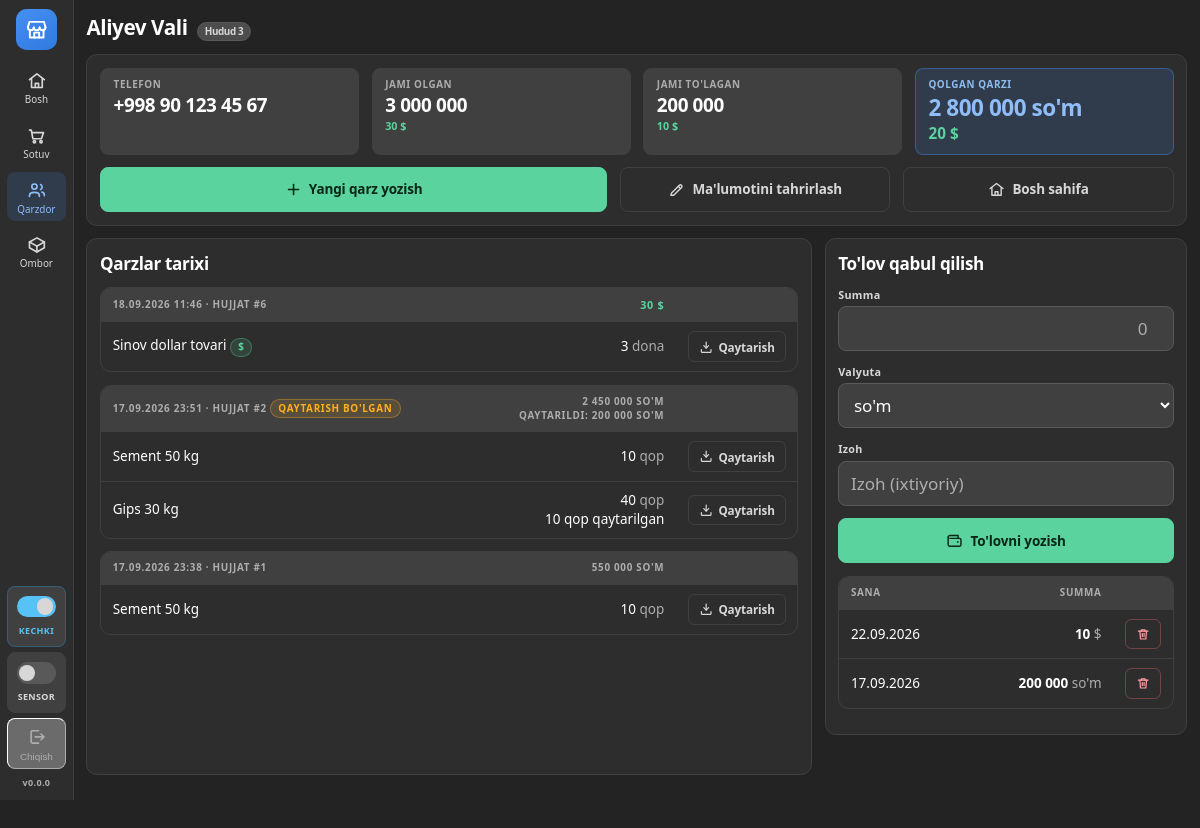
The page /qarzdor/1/ (signed in) on the database its author committed.
### qarz/models.py (models this page shows, shortened)
class Qarzdor(models.Model):
    ism = models.CharField("Ism", max_length=60)
    familiya = models.CharField("Familiya", max_length=60)
    telefon = models.CharField("Telefon", max_length=25, blank=True)
    hudud = models.ForeignKey(Hudud, on_delete=models.PROTECT, related_name="qarzdorlar",
                              verbose_name="Hudud")
    izoh = models.CharField("Izoh", max_length=200, blank=True)
    yaratilgan = models.DateTimeField(auto_now_add=True)
    class Meta:
        verbose_name = "Qarzdor"
        verbose_name_plural = "Qarzdorlar"
        ordering = ["familiya", "ism"]
    @property
    def toliq_ism(self):
        return f"{self.familiya} {self.ism}"
    @property
    def jami_qarz(self):
        jami = self.qarzlar.aggregate(s=Sum(F("jami") - F("qaytarilgan_summa")))["s"]
        return jami or Decimal("0")
    @property
    def jami_qarz_dollar(self):
        jami = self.qarzlar.aggregate(
            s=Sum(F("jami_dollar") - F("qaytarilgan_summa_dollar")))["s"]
        return jami or Decimal("0")
    @property
    def jami_tolov(self):
        jami = self.tolovlar.filter(valyuta=Valyuta.SOM).aggregate(s=Sum("summa"))["s"]
        return jami or Decimal("0")
    @property
    def jami_tolov_dollar(self):
        jami = self.tolovlar.filter(valyuta=Valyuta.DOLLAR).aggregate(s=Sum("summa"))["s"]
        return jami or Decimal("0")
    @property
    def balans(self):
        return self.jami_qarz - self.jami_tolov
    @property
    def balans_dollar(self):
        return self.jami_qarz_dollar - self.jami_tolov_dollar

class Hudud(models.Model):
    nom = models.CharField("Hudud nomi", max_length=80, unique=True)
    tartib = models.PositiveSmallIntegerField("Tartib", default=0)
    class Meta:
        verbose_name = "Hudud"
        verbose_name_plural = "Hududlar"
        ordering = ["tartib", "nom"]

class Qarz(models.Model):
    qarzdor = models.ForeignKey(Qarzdor, on_delete=models.CASCADE, related_name="qarzlar")
    sotuv = models.OneToOneField(
        "sotuv.Sotuv", on_delete=models.SET_NULL, null=True, blank=True,
        related_name="qarz", verbose_name="Qaysi chekdan",
        help_text="Naqd sotuvda pul yetmay qolgan qismi shu yerga yoziladi.",
    )
    sana = models.DateTimeField("Sana", auto_now_add=True)
    jami = models.DecimalField("Jami so'm", max_digits=14, decimal_places=2, default=0)
    jami_dollar = models.DecimalField("Jami dollar", max_digits=12, decimal_places=2, default=0)
    kurs = models.DecimalField("Dollar kursi", max_digits=12, decimal_places=2, default=0)
    qaytarilgan_summa = models.DecimalField("Qaytarilgan so'm", max_digits=14,
                                            decimal_places=2, default=0)
    qaytarilgan_summa_dollar = models.DecimalField("Qaytarilgan dollar", max_digits=12,
                                                   decimal_places=2, default=0)
    izoh = models.CharField("Izoh", max_length=200, blank=True)
    yakunlangan = models.BooleanField("Yakunlangan", default=False)
    class Meta:
        verbose_name = "Qarz"
        verbose_name_plural = "Qarzlar"
        ordering = ["-sana"]
    @property
    def chekdanmi(self):
        return self.sotuv_id is not None
    @property
    def oldindan(self):
        jami = self.tolovlar.filter(valyuta=Valyuta.SOM).aggregate(s=Sum("summa"))["s"]
        return jami or Decimal("0")
    @property
    def oldindan_dollar(self):
        jami = self.tolovlar.filter(valyuta=Valyuta.DOLLAR).aggregate(s=Sum("summa"))["s"]
        return jami or Decimal("0")
    @property
    def oldindan_tolanganmi(self):
        return self.oldindan > 0 or self.oldindan_dollar > 0
    @property
    def sof_jami(self):
        return self.jami - self.qaytarilgan_summa
    @property
    def sof_jami_dollar(self):
        return self.jami_dollar - self.qaytarilgan_summa_dollar
    @property
    def qaytarilganmi(self):
        return (self.qaytarilgan_summa > 0 or self.qaytarilgan_summa_dollar > 0
                or any(q.qaytarilgan for q in self.qatorlar.all()))

class QarzQator(models.Model):
    qarz = models.ForeignKey(Qarz, on_delete=models.CASCADE, related_name="qatorlar")
    mahsulot = models.ForeignKey(Mahsulot, on_delete=models.PROTECT, related_name="qarz_qatorlari")
    mahsulot_nomi = models.CharField("Tovar nomi", max_length=120)
    birlik = models.CharField("Birlik", max_length=10, blank=True)
    miqdor = models.DecimalField("Miqdor", max_digits=12, decimal_places=3)
    qaytarilgan = models.DecimalField("Qaytarilgan miqdor", max_digits=12, decimal_places=3,
                                      default=0)
    class Meta:
        verbose_name = "Qarz qatori"
        verbose_name_plural = "Qarz qatorlari"
        ordering = ["id"]
    @property
    def qolgan_miqdor(self):
        return self.miqdor - self.qaytarilgan

class Tolov(models.Model):
    qarzdor = models.ForeignKey(Qarzdor, on_delete=models.CASCADE, related_name="tolovlar")
    qarz = models.ForeignKey(
        Qarz, on_delete=models.SET_NULL, null=True, blank=True, related_name="tolovlar",
        verbose_name="Qaysi hujjatga",
        help_text="Qarz yozilayotganda darrov to'langan bo'lsa shu hujjat.",
    )
    summa = models.DecimalField("Summa", max_digits=14, decimal_places=2)
    valyuta = models.CharField("Valyuta", max_length=10, choices=Valyuta, default=Valyuta.SOM)
    sana = models.DateTimeField("Sana", auto_now_add=True)
    izoh = models.CharField("Izoh", max_length=200, blank=True)
    class Meta:
        verbose_name = "To'lov"
        verbose_name_plural = "To'lovlar"
        ordering = ["-sana"]
    @property
    def dollarmi(self):
        return self.valyuta == Valyuta.DOLLAR

### qarz/views.py (the view)
# urls.py: path("qarzdor/<int:pk>/", views.qarzdor_karta, name="qarzdor_karta"),
def qarzdor_karta(request, pk):
    qarzdor = get_object_or_404(Qarzdor.objects.select_related("hudud"), pk=pk)
    return render(request, "qarz/qarzdor_karta.html", {
        "qarzdor": qarzdor,
        "qarzlar": qarzdor.qarzlar.prefetch_related("qatorlar__mahsulot"),
        "tolovlar": qarzdor.tolovlar.all()[:20],
        "tolov_form": TolovForm(),
    })

### qarz/forms.py (shortened to what this page needs)
class TolovForm(forms.ModelForm):
    def __init__(self, *args, **kwargs):
        super().__init__(*args, **kwargs)
        self.fields["valyuta"].required = False
    class Meta:
        model = Tolov
        fields = ["summa", "valyuta", "izoh"]
        widgets = {
            "summa": forms.NumberInput(attrs={"class": "kirish raqam-maydon", "step": "0.01",
                                              "inputmode": "decimal", "placeholder": "0"}),
            "valyuta": forms.Select(attrs={"class": "kirish"}),
            "izoh": forms.TextInput(attrs={"class": "kirish", "placeholder": "Izoh (ixtiyoriy)"}),
        }

### config/kontekst.py (called while the page is built)
def _oqi():
    yol = getattr(settings, "VERSIYA_FAYL", None)
    if yol is None or not yol.exists():
        return getattr(settings, "VERSIYA", "")
    vaqt = yol.stat().st_mtime
    if _xotira["vaqt"] != vaqt:
        _xotira["vaqt"] = vaqt
        _xotira["qiymat"] = yol.read_text(encoding="utf-8").strip()
    return _xotira["qiymat"]

def versiya(request):
    return {"versiya": _oqi()}

### ombor/models.py (called while the page is built)
    @property
    def dollarmi(self):
        return self.valyuta == Valyuta.DOLLAR

### qarz/templatetags/statik_versiya.py (called while the page is built)
@register.simple_tag
def statik(yol):
    manzil = static(yol)
    papkalar = list(getattr(settings, "STATICFILES_DIRS", []))
    if getattr(settings, "STATIC_ROOT", None):
        papkalar.append(settings.STATIC_ROOT)
    for papka in papkalar:
        toliq = os.path.join(str(papka), *yol.split("/"))
        if os.path.exists(toliq):
            return f"{manzil}?v={int(os.path.getmtime(toliq))}"
    return manzil

### qarz/templatetags/xozmag.py (called while the page is built, shortened)
def _decimalga(qiymat):
    try:
        return Decimal(str(qiymat).replace(" ", "").replace(",", "."))
    except (InvalidOperation, TypeError, ValueError):
        return None

@register.filter
def pul(qiymat):
    son = _decimalga(qiymat)
    if son is None:
        return qiymat
    return f"{son.quantize(Decimal('1'), rounding=ROUND_HALF_UP):,f}".replace(",", " ")

@register.filter
def tekis(qiymat):
    son = _decimalga(qiymat)
    if son is None:
        return qiymat
    if son == son.to_integral_value():
        return f"{son.to_integral_value():,f}".replace(",", " ")

### templates/qarz/qarzdor_karta.html (shortened to what this page needs)
{% extends "base.html" %}
{% load xozmag %}
{% block tana %}
<div class="sahifa-keng karta-sahifa">
  <div class="sarlavha">
    {{ qarzdor.toliq_ism }}
    <span class="nishon">{{ qarzdor.hudud.nom }}</span>
  </div>
  <div class="quti">
    <div class="qator">
      <div class="korsatkich">
        <div class="nomi">Telefon</div>
        <div class="qiymati">{{ qarzdor.telefon|default:"—" }}</div>
      </div>
      <div class="korsatkich">
        <div class="nomi">Jami olgan</div>
        <div class="qiymati">{{ qarzdor.jami_qarz|pul }}</div>
        {% if qarzdor.jami_qarz_dollar %}
          <div class="dollar-yozuv">{{ qarzdor.jami_qarz_dollar|tekis }} $</div>
        {% endif %}
      </div>
      <div class="korsatkich">
        <div class="nomi">Jami to'lagan</div>
        <div class="qiymati">{{ qarzdor.jami_tolov|pul }}</div>
        {% if qarzdor.jami_tolov_dollar %}
          <div class="dollar-yozuv">{{ qarzdor.jami_tolov_dollar|tekis }} $</div>
        {% endif %}
      </div>
      <div class="korsatkich diqqat">
        <div class="nomi">Qolgan qarzi</div>
        <div class="qiymati">{{ qarzdor.balans|pul }} so'm</div>
        {% if qarzdor.balans_dollar %}
          <div class="dollar-yozuv katta">{{ qarzdor.balans_dollar|tekis }} $</div>
        {% endif %}
      </div>
    </div>
    <div class="qator" style="margin-top:var(--oraliq)">
      <a class="tugma yashil" href="{% url 'qarz:qarz_boshlash' qarzdor.pk %}" style="flex:2">
        <svg class="ikon"><use href="#i-plus"></use></svg> Yangi qarz yozish
      </a>
      <a class="tugma tinch" href="{% url 'qarz:qarzdor_tahrir' qarzdor.pk %}">
        <svg class="ikon"><use href="#i-qalam"></use></svg> Ma'lumotini tahrirlash
      </a>
      <a class="tugma tinch" href="{% url 'qarz:boshlash' %}">
        <svg class="ikon"><use href="#i-uy"></use></svg> Bosh sahifa
      </a>
    </div>
  </div>
  <div class="qator karta-setka" style="align-items:stretch">
    <div style="flex:2;min-width:420px;display:flex;min-height:0">
      <div class="quti karta-ustun">
        <h2>Qarzlar tarixi</h2>
        {% for q in qarzlar %}
          <div class="jadval-quti">
            <table class="jadval">
              <thead>
                <tr>
                  <th>
                    {{ q.sana|date:"d.m.Y H:i" }} &middot; hujjat #{{ q.pk }}
                    {% if q.qaytarilganmi %}
                      <span class="nishon ogoh">Qaytarish bo'lgan</span>
                    {% endif %}
                  </th>
                  <th class="son">
                    {% if q.sof_jami %}{{ q.sof_jami|pul }} so'm{% endif %}
                    {% if q.sof_jami_dollar %}
                      <span class="dollar-yozuv">{{ q.sof_jami_dollar|tekis }} $</span>
                    {% endif %}
                    {% if q.qaytarilgan_summa or q.qaytarilgan_summa_dollar %}
                      <div class="kichkina">
                        qaytarildi:
                        {% if q.qaytarilgan_summa %}{{ q.qaytarilgan_summa|pul }} so'm{% endif %}
                      </div>
                    {% endif %}
                  </th>
                  <th style="width:1%"></th>
                </tr>
              </thead>
              <tbody>
                {% for qator in q.qatorlar.all %}
                  <tr>
                    <td>
                      {{ qator.mahsulot_nomi }}
                      {% if qator.mahsulot.dollarmi %}<span class="nishon dollar">$</span>{% endif %}
                    </td>
                    <td class="son">
                      {{ qator.qolgan_miqdor|tekis }} <span class="sust">{{ qator.birlik }}</span>
                      {% if qator.qaytarilgan %}
                        <div class="kichkina">{{ qator.qaytarilgan|tekis }} {{ qator.birlik }} qaytarilgan</div>
                      {% endif %}
                    </td>
                    <td>
                      {% if q.yakunlangan and qator.qolgan_miqdor > 0 %}
                        <a class="tugma tinch kichik" href="{% url 'qarz:qator_qaytarish' qator.pk %}"
                           title="Tovarni qaytarib olish">
                          <svg class="ikon"><use href="#i-kirim"></use></svg> Qaytarish
                        </a>
                      {% endif %}
                    </td>
                  </tr>
                {% endfor %}
              </tbody>
            </table>
          </div>
        {% empty %}
          <div class="bosh-holat">
            <svg class="ikon"><use href="#i-chek"></use></svg>
            <b>Hali qarz yozilmagan</b>
          </div>
        {% endfor %}
      </div>
    </div>
    <div style="flex:1;min-width:300px">
      <div class="quti">
        <h2>To'lov qabul qilish</h2>
        <form method="post" action="{% url 'qarz:tolov_qoshish' qarzdor.pk %}">
          {% for maydon in tolov_form %}
            <div class="maydon">
              <label for="{{ maydon.id_for_label }}">{{ maydon.label }}</label>
              {{ maydon }}
            </div>
          {% endfor %}
          <button type="submit" class="tugma yashil keng">
            <svg class="ikon"><use href="#i-hamyon"></use></svg> To'lovni yozish
          </button>
        </form>
        {% if tolovlar %}
          <div class="jadval-quti" style="margin-top:var(--oraliq)">
            <table class="jadval">
              <thead><tr><th>Sana</th><th class="son">Summa</th><th style="width:1%"></th></tr></thead>
              <tbody>
                {% for t in tolovlar %}
                  <tr>
                    <td>{{ t.sana|date:"d.m.Y" }}</td>
                    <td class="son">
                      <b>{{ t.summa|pul }}</b>
                      <span class="sust">{% if t.dollarmi %}$ {% else %}so'm{% endif %}</span>
                    </td>
                    <td>
                      <form method="post" action="{% url 'qarz:tolov_ochirish' t.pk %}"
                          onsubmit="return confirm('Bu to'lov o'chirilsinmi? Qarz summasi ortga qaytadi.')">
                        <button class="tugma xato kichik" type="submit" title="To'lovni o'chirish">
                          <svg class="ikon"><use href="#i-chiqar"></use></svg>
                        </button>
                      </form>
                    </td>
                  </tr>
                {% endfor %}
              </tbody>
            </table>
          </div>
        {% endif %}
      </div>
    </div>
  </div>
</div>
{% endblock %}

### rows shown on the page
Qarzdor: toliq_ism "Aliyev Vali", hudud.nom "Hudud 3", telefon "+998 90 123 45 67", jami_qarz|pul "3 000 000", jami_qarz_dollar|tekis "30", jami_tolov|pul "200 000", jami_tolov_dollar|tekis "10", balans|pul "2 800 000", balans_dollar|tekis "20"
Qarz: sana "18.09.2026 11:46", pk "6", sof_jami_dollar|tekis "30"
QarzQator: mahsulot_nomi "Sinov dollar tovari", qolgan_miqdor|tekis "3", birlik "dona", shows "Qaytarish"
Qarz: sana "17.09.2026 23:51", pk "2", shows "QAYTARISH BO'LGAN", sof_jami|pul "2 450 000", qaytarilgan_summa|pul "200 000"
QarzQator: mahsulot_nomi "Sement 50 kg", qolgan_miqdor|tekis "10", birlik "qop", shows "Qaytarish"
QarzQator: mahsulot_nomi "Gips 30 kg", qolgan_miqdor|tekis "40", birlik "qop", qaytarilgan|tekis "10", shows "Qaytarish"
Qarz: sana "17.09.2026 23:38", pk "1", sof_jami|pul "550 000"
QarzQator: mahsulot_nomi "Sement 50 kg", qolgan_miqdor|tekis "10", birlik "qop", shows "Qaytarish"
Tolov: sana "22.09.2026", summa|pul "10"
Tolov: sana "17.09.2026", summa|pul "200 000", valyuta "so'm"

### other values the page prints
{{ versiya }} "0.0.0"
{{ maydon.label }} "Summa" "Valyuta" "Izoh"
